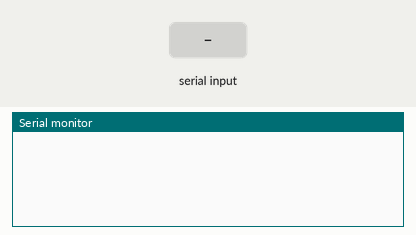
This sketch was run on a simulated Arduino Uno, built with avr-gcc and run on an emulated ATmega328P. Shown: the last lines printed to the serial monitor. Inputs (shaded band) come from the test bench.

Above: at 1.2 s.
1.3 s: "90,45,200\n" received over Serial
At 2.5 s:
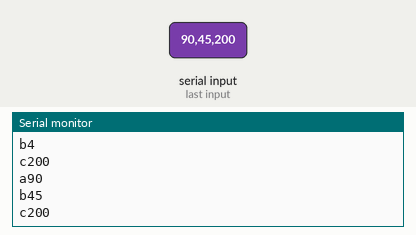
2.8 s: "30,150,10\n" received over Serial
At 3.7 s:
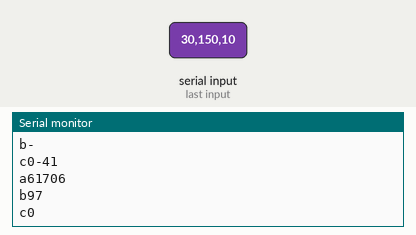
Timing chart, 0 to 5.8 s (numbered marks = the images above; inputs shaded):
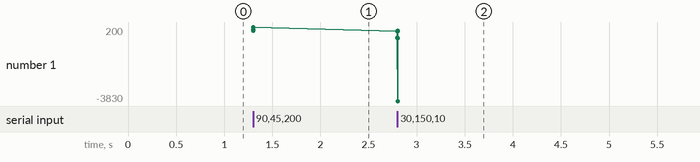

Measured:
- after the input at 1.3 s, the serial monitor: prints a new line at once (image 1)
- after the input at 2.8 s, the serial monitor: prints a new line at once (image 2)
- plotted number 1: 200 → 0 after the input at 2.8 s

The sketch:

testSerial.ino
```cpp
uint16_t height[16];
uint8_t width[16];
uint8_t color[16];
int numdata = 0;

void receiveSerial() {
  String a = "";
  String b = "";
  String c = "";
  while (Serial.available() >= 9) {
    for (int i = 0; i < 3; i++) {
      a += Serial.read() - '0';
      Serial.println(a);
    }
    for (int i = 0; i < 3; i++) {
      b += Serial.read() - '0';
      Serial.println(b);
    }
    for (int i = 0; i < 3; i++) {
      c += Serial.read() - '0';
      Serial.println(c);
    }
    Serial.print("a");
    Serial.println(a[0]);
    Serial.print("b");
    Serial.println(b[0]);
    Serial.print("c");
    Serial.println(c);
    height[numdata] = a.toInt();
    width[numdata] = b.toInt();
    color[numdata] = c.toInt();
    Serial.print("a");
    Serial.println(height[numdata]);
    Serial.print("b");
    Serial.println(width[numdata]);
    Serial.print("c");
    Serial.println(color[numdata]);
    numdata++;
    a = "";
    b = "";
    c = "";
  }
}
void setup() {
  // put your setup code here, to run once:
  Serial.begin(115200);
}

void loop() {
  receiveSerial();

}
```
